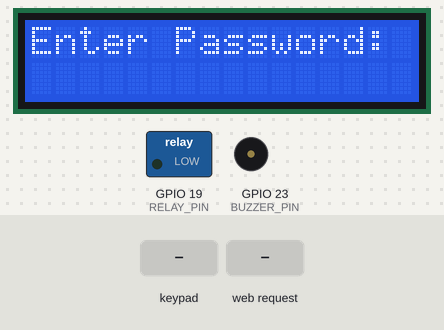
Bench run of a sketch on a simulated ESP32. On the bench: 16×2 character LCD, switched loads named in the sketch (green lamp = pin HIGH), buzzer (waves = sounding). The test bench sets the inputs (shaded band). What the sketch prints to the serial monitor is not drawn.

Above: at 1.2 s.
1.3 s: keypad keys 1 3 1 2 1 4 2 7 # pressed 0.4 s apart
At 6.1 s:
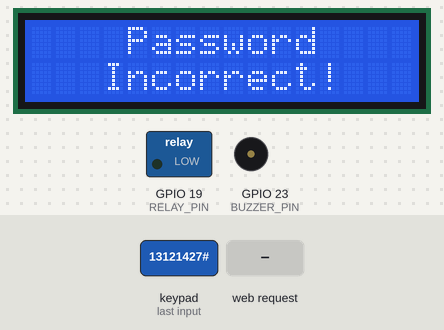
6.4 s: HTTP request GET /19/on received
At 7.6 s:
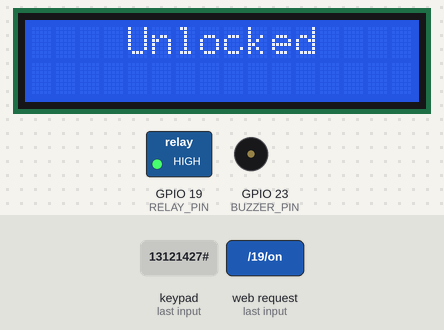
9.4 s: keypad keys 1 2 3 4 5 6 # pressed 0.4 s apart
At 12.8 s:
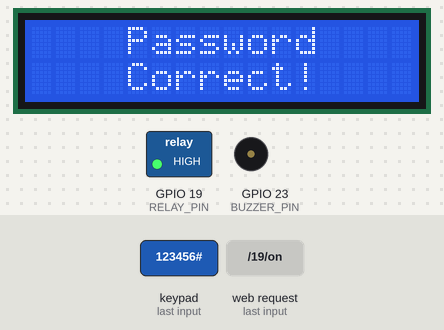
Timing chart, 0 to 23.8 s (numbered marks = the images above; inputs shaded):
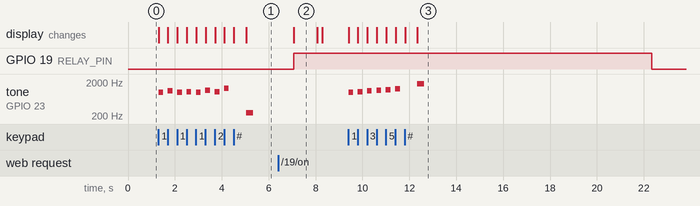

Measured:
- after the input at 1.3 s, tone on GPIO 23 (BUZZER_PIN): plays 1000 Hz for 0.20 s, 1100 Hz for 0.20 s, 1000 Hz for 0.20 s, 1050 Hz for 0.20 s, 1000 Hz for 0.20 s, 1150 Hz for 0.20 s … (9 notes in this stretch), starting at once; the display: first changes at once (image 1 shows a later state)
- after the input at 6.4 s, GPIO 19 (RELAY_PIN): LOW → HIGH after 0.66 s; the display: changes after 0.67 s (image 2)
- after the input at 9.4 s, GPIO 19 (RELAY_PIN): HIGH → LOW after 12.9 s; tone on GPIO 23 (BUZZER_PIN): plays 1000 Hz for 0.20 s, 1050 Hz for 0.20 s, 1100 Hz for 0.20 s, 1150 Hz for 0.20 s, 1200 Hz for 0.20 s, 1250 Hz for 0.20 s … (7 notes in this stretch), starting at once; the display: first changes at once (image 3 shows a later state)
- what the display in image 2 shows lasts 1.0 s, from 7.1 s to 8.1 s

The sketch:

main.ino
```cpp
#include <Keypad.h>                // Keypad library
#include <Wire.h>
#include <LiquidCrystal_I2C.h>      // LCD I2C library
#include <WiFi.h>                   // Wi-Fi library

#define RELAY_PIN  19              // Relay pin
#define BUZZER_PIN 23              // Buzzer pin

// Keypad configuration
const char keys[4][3] = {
  {'1','2','3'},
  {'4','5','6'},
  {'7','8','9'},
  {'*','0','#'}
};

byte pin_rows[4] = {13, 12, 14, 27}; // Rows pins
byte pin_cols[3] = {26, 25, 33};    // Columns pins

Keypad keypad = Keypad(makeKeymap(keys), pin_rows, pin_cols, 4, 3);

// Password variables
String correctPassword = "123456";
String enteredPassword = "";

// Tone frequency map for the keys
const int toneMap[] = {
  1000,  1050,  1100,  1150,  1200,  1250,  1300,  1350,  1400,  1450,  1500
};

// LCD configuration
LiquidCrystal_I2C lcd(0x27, 16, 2);

// Wi-Fi configuration
const char* ssid = "Donut";
const char* password = "dddddddd";
WiFiServer server(80);  // Web server on port 80
String header;  // Store HTTP request header

// Variables for web control of the relay
String statePin19 = "off";

// Setup for web control
unsigned long currentTime = millis();
unsigned long previousTime = 0;
const long timeoutTime = 2000;

void setup() {
  Serial.begin(115200);
  pinMode(RELAY_PIN, OUTPUT);
  pinMode(BUZZER_PIN, OUTPUT);

  digitalWrite(RELAY_PIN, LOW);  // Turn off relay initially


  WiFi.softAP(ssid, password);
  Serial.println("");
  Serial.println("IP address: ");
  Serial.println(WiFi.softAPIP());
  server.begin();

  lcd.begin();
  lcd.backlight();  // Turn on LCD backlight
  lcd.setCursor(0, 0);
  lcd.print("Enter Password:");  // Display message on LCD

}

void loop() {
  // Keypad handling for password entry
  char key = keypad.getKey();
  if (key) {
    Serial.println(key);

    int keyIndex = getKeyIndex(key);
    if (keyIndex != -1) {
      tone(BUZZER_PIN, toneMap[keyIndex], 200);  // Play tone for the key pressed
    }

    if (key == '#') {  // Check password when '#' is pressed
      lcd.clear();
      lcd.setCursor(3, 0);
      lcd.print("Checking");
      lcd.setCursor(3, 1);
      lcd.print("Password");
      delay(500);
      lcd.clear();

      if (enteredPassword == correctPassword) {
        lcd.setCursor(4, 0);
        lcd.print("Password");
        lcd.setCursor(4, 1);
        lcd.print("Correct!");
        digitalWrite(RELAY_PIN, HIGH);  // Turn on relay
        tone(BUZZER_PIN, 1000, 300);
        tone(BUZZER_PIN, 1750, 300);
        delay(10000);  // Keep relay on for 10 seconds
        digitalWrite(RELAY_PIN, LOW);  // Turn off relay
      } else {
        lcd.setCursor(4, 0);
        lcd.print("Password");
        lcd.setCursor(3, 1);
        lcd.print("Incorrect!");
        tone(BUZZER_PIN, 500, 300);
        tone(BUZZER_PIN, 250, 300);
      }

      enteredPassword = "";  // Clear entered password
      delay(2000);  // Wait before showing prompt again
      lcd.clear();
      lcd.setCursor(0, 0);
      lcd.print("Enter Password:");
    } else if (key != '*') {
      enteredPassword += key;
      lcd.setCursor(0, 1);
      String passwordDisplay = "";
      for (int i = 0; i < enteredPassword.length(); i++) {
        if (i == enteredPassword.length() - 1) {
          passwordDisplay += enteredPassword[i];
        } else {
          passwordDisplay += "*";
        }
      }
      lcd.print(passwordDisplay);
    }
  }

  // Web server logic to control relay through browser
  WiFiClient client = server.available();
  if (client) {
    currentTime = millis();
    previousTime = currentTime;
    String currentLine = "";

    while (client.connected() && currentTime - previousTime <= timeoutTime) {
      currentTime = millis();
      if (client.available()) {
        char c = client.read();
        header += c;
        if (c == '\n') {
          if (currentLine.length() == 0) {
            client.println("HTTP/1.1 200 OK");
            client.println("Content-type:text/html");
            client.println("Connection: close");
            client.println();

            if (header.indexOf("GET /19/on") >= 0) {
              statePin19 = "on";
              digitalWrite(RELAY_PIN, HIGH);  // Turn on relay
                          lcd.clear();
            lcd.setCursor(4, 0);
            lcd.print("Unlocked");
            delay(1000);  // Show "Locked" for 1 second
            lcd.clear();
            delay(200);
            lcd.setCursor(0, 0);
            lcd.print("Enter Password:");
            } else if (header.indexOf("GET /19/off") >= 0) {
              statePin19 = "off";
              digitalWrite(RELAY_PIN, LOW);   // Turn off relay
              lcd.clear();
            lcd.setCursor(4, 0);
            lcd.print("Locked");
            delay(1000);  // Show "Unlocked" for 1 second
            lcd.clear();
            delay(200);
            lcd.setCursor(0, 0);
            lcd.print("Enter Password:");
            }

            client.println("<!DOCTYPE html><html>");
            client.println("<head><meta name=\"viewport\" content=\"width=device-width, initial-scale=1\">");
            client.println("<link rel=\"icon\" href=\"data:,\">");
            client.println("<style>html { font-family: monospace; display: inline-block; margin: 0px auto; text-align: center;}");
            client.println(".button { background-color: red; border: none; color: white; padding: 16px 40px;");
            client.println("text-decoration: none; font-size: 32px; margin: 2px; cursor: pointer;}");
            client.println(".button2 {background-color: yellowgreen;}</style></head>");
            client.println("<body><h1>ESP32 Web Server</h1><p>Control Relay State</p>");

            if (statePin19 == "off") {
              client.println("<p><a href=\"/19/on\"><button class=\"button\">CLOSE</button></a></p>");
            } else {
              client.println("<p><a href=\"/19/off\"><button class=\"button button2\">OPEN</button></a></p>");
            }

            client.println("</body></html>");
            client.println();
            break;
          } else {
            currentLine = "";
          }
        } else if (c != '\r') {
          currentLine += c;
        }
      }
    }

    header = "";
    client.stop();
  }
}

// Function to get index of pressed key
int getKeyIndex(char key) {
  switch (key) {
    case '1': return 0;
    case '2': return 1;
    case '3': return 2;
    case '4': return 3;
    case '5': return 4;
    case '6': return 5;
    case '7': return 6;
    case '8': return 7;
    case '9': return 8;
    case '*': return 9;
    case '0': return 10;
    default: return -1;
  }
}
```
